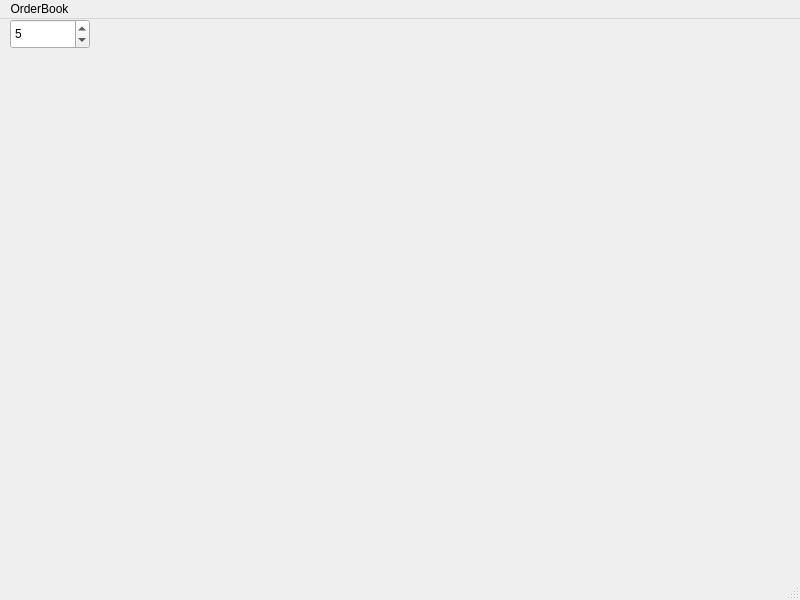
<?xml version="1.0" encoding="UTF-8"?>
<ui version="4.0">
 <class>MainWindow</class>
 <widget class="QMainWindow" name="MainWindow">
  <property name="geometry">
   <rect>
    <x>0</x>
    <y>0</y>
    <width>800</width>
    <height>600</height>
   </rect>
  </property>
  <property name="minimumSize">
   <size>
    <width>40</width>
    <height>10</height>
   </size>
  </property>
  <property name="windowTitle">
   <string>MainWindow</string>
  </property>
  <widget class="QWidget" name="centralwidget">
   <widget class="QSpinBox" name="throttleSpinBox">
    <property name="geometry">
     <rect>
      <x>10</x>
      <y>0</y>
      <width>80</width>
      <height>30</height>
     </rect>
    </property>
    <property name="minimumSize">
     <size>
      <width>40</width>
      <height>10</height>
     </size>
    </property>
    <property name="cursor">
     <cursorShape>ArrowCursor</cursorShape>
    </property>
    <property name="toolTip">
     <string>Throttle interval in ms</string>
    </property>
    <property name="maximum">
     <number>90</number>
    </property>
    <property name="value">
     <number>5</number>
    </property>
   </widget>
  </widget>
  <widget class="QStatusBar" name="statusbar"/>
  <widget class="QMenuBar" name="menubar">
   <property name="geometry">
    <rect>
     <x>0</x>
     <y>0</y>
     <width>800</width>
     <height>17</height>
    </rect>
   </property>
   <widget class="QMenu" name="menuOrderBook">
    <property name="title">
     <string>OrderBook</string>
    </property>
   </widget>
   <addaction name="menuOrderBook"/>
  </widget>
 </widget>
 <resources/>
 <connections/>
</ui>
